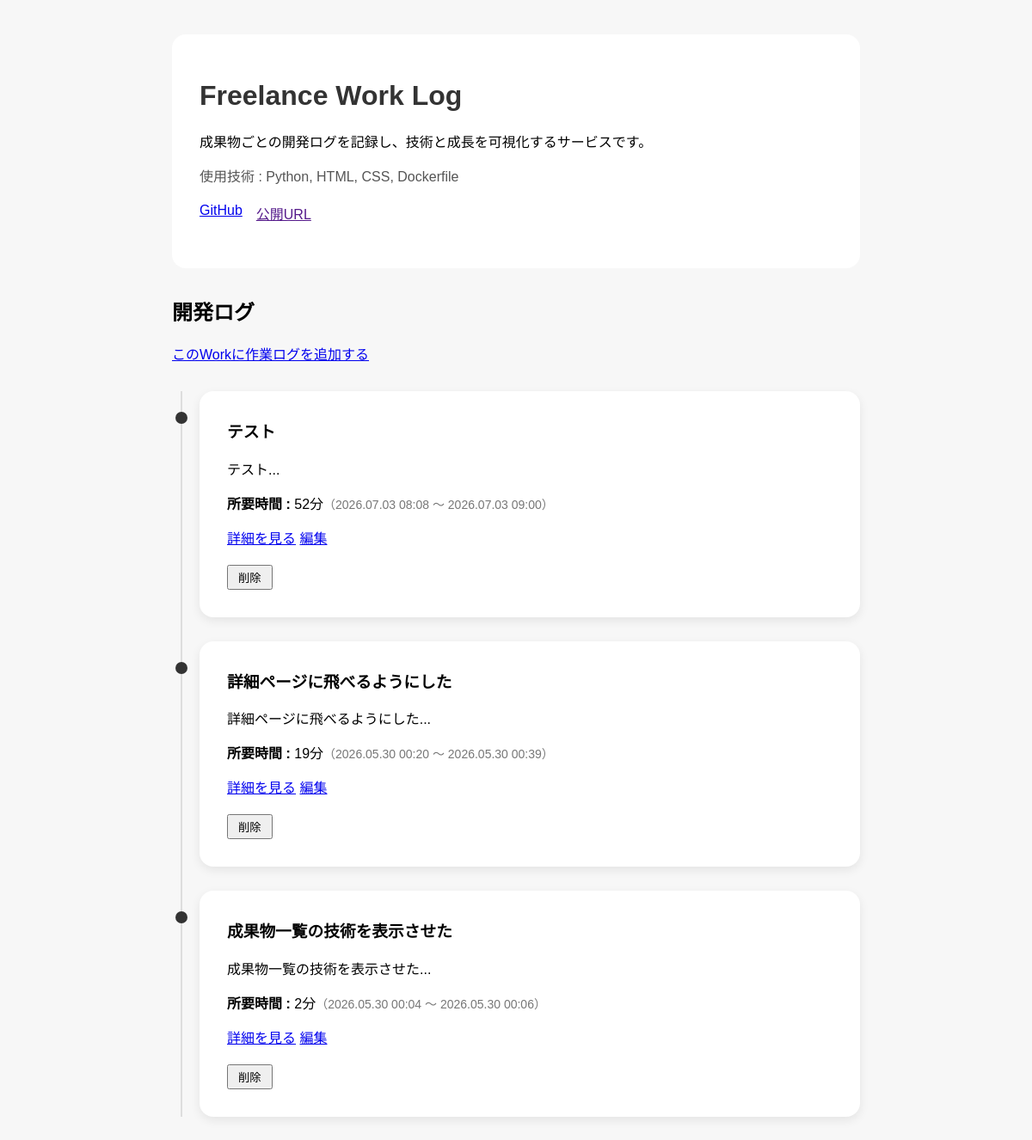
The app's page /works-page/1, older data.
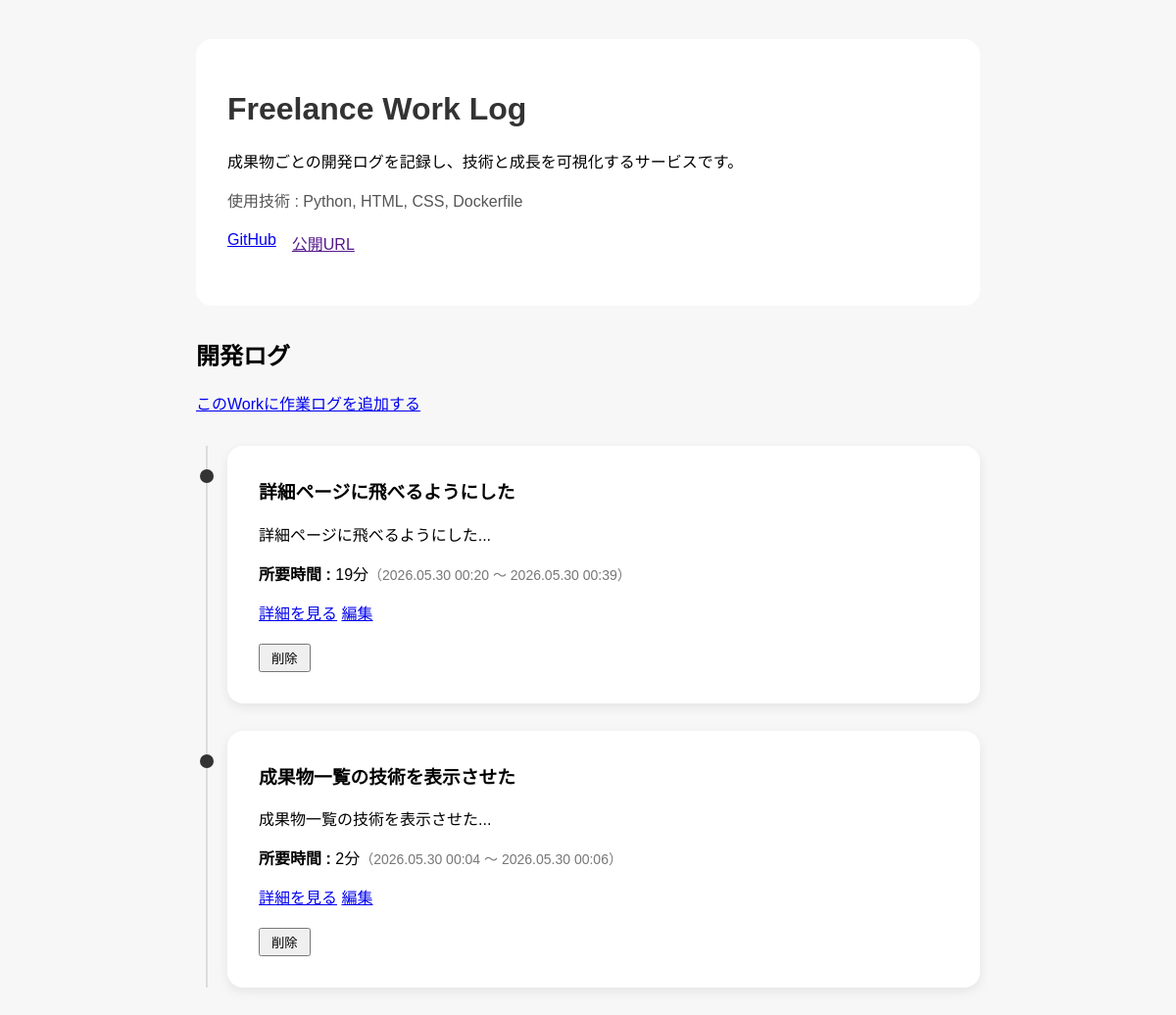
The same page, newer data.
### app/models.py (models this page shows)
class Work(Base):
    __tablename__ = "works"
    id = Column(Integer, primary_key=True, index=True)
    title = Column(String, nullable=False)
    description = Column(Text, nullable=False)
    github_url = Column(String)
    app_url = Column(String)
    tech_stack = Column(String)
    posts = relationship(
        "Post",
        back_populates="work"
    )
    created_at = Column(DateTime, default=datetime.now)

class Post(Base):
    __tablename__ = "posts"
    id = Column(Integer, primary_key=True, index=True)
    title = Column(String)
    content = Column(String)
    task_type = Column(String)
    start_time = Column(DateTime)
    end_time = Column(DateTime)
    work_time_minutes = Column(Integer)
    work_id = Column(Integer, ForeignKey("works.id"))
    work = relationship(
        "Work",
        back_populates="posts"
    )
    created_at = Column(DateTime, default=datetime.now)

### app/main.py (the view)
@app.get("/works-page/{work_id}")
def work_detail_page(
    work_id: int,
    request: Request,
    db: Session = Depends(get_db)
):
    work = (
        db.query(models.Work)
        .filter(models.Work.id == work_id)
        .first()
    )
    posts = (
        db.query(models.Post)
        .filter(models.Post.work_id == work_id)
        .order_by(models.Post.start_time.desc())
        .all()
    )
    return templates.TemplateResponse(
        request,
        "work_detail.html",
        {
            "work": work,
            "posts": posts
        }
    )

### app/templates/work_detail.html (shortened to what this page needs)
<!DOCTYPE html>
<html>
<head>
    <link rel="stylesheet" href="/static/style.css">
</head>
<body>
<div class="work-detail">
  <h1>{{ work.title }}</h1>
  <p>{{ work.description }}</p>
  <p class="work-meta">使用技術 : {{ work.tech_stack }}</p>
  <div class="work-links">
    <a href="{{ work.github_url }}">GitHub</a>
    <a href="{{ work.public_url }}">公開URL</a>
  </div>
</div>
<h2>開発ログ</h2>
<a href="/posts-page/new?work_id={{ work.id }}">このWorkに作業ログを追加する</a>
<div class="timeline">
  {% for post in posts %}
    <div class="timeline-item">
      <div class="timeline-marker"></div>
      <div class="timeline-card">
          <h3>{{ post.title }}</h3>
          <p>{{ post.content[:80] }}...</p>
          <p>
            <strong>所要時間 :</strong>
            {{ post.work_time_minutes }}分<span class="timeline-date">（{{ post.start_time.strftime('%Y.%m.%d %H:%M') }} 〜 {{ post.end_time.strftime('%Y.%m.%d %H:%M') }}）</span>
          </p>
        <a href="/posts-page/{{ post.id }}">詳細を見る</a>
        <a href="/posts-page/{{ post.id }}/edit">編集</a>
        <form action="/posts-page/{{ post.id }}/delete" method="post">
            <button type="submit">削除</button>
        </form>
      </div>
    </div>
  {% endfor %}
</div>
</body>
</html>

### app/static/style.css (style rules this page uses)
body { font-family: sans-serif; max-width: 800px; margin: 40px auto; padding: 0 20px; background: #f7f7f7; }
h1 { color: #333; }
form { background: white; padding: 20px 20px 0 0; border-radius: 12px; }
button { padding: 3px 11px; cursor: pointer; }
.work-detail { background: #fff; padding: 32px; border-radius: 16px; margin-bottom: 32px; }
.work-meta { margin: 16px 0; color: #555; }
.work-links { display: flex; gap: 16px; margin: 20px 0; }
.timeline { position: relative; margin-top: 32px; padding-left: 32px; }
.timeline::before { content: ""; position: absolute; left: 10px; top: 0; bottom: 0; width: 2px; background: #ddd; }
.timeline-item { position: relative; margin-bottom: 28px; }
.timeline-marker { position: absolute; left: -28.5px; top: 24px; width: 14px; height: 14px; background: #333; border-radius: 50%; }
.timeline-card { background: #fff; border-radius: 16px; padding: 32px; box-shadow: 0 4px 12px rgba(0,0,0,0.08); }
.timeline-date { color: #777; font-size: 14px; margin-bottom: 8px; }
.timeline-card h3 { margin-top: 0; }

Row changes from the older to the newer data that the page shows:
removed Post: title "テスト", content "テスト", work_time_minutes "52", start_time "2026.07.03 08:08", end_time "2026.07.03 09:00"
